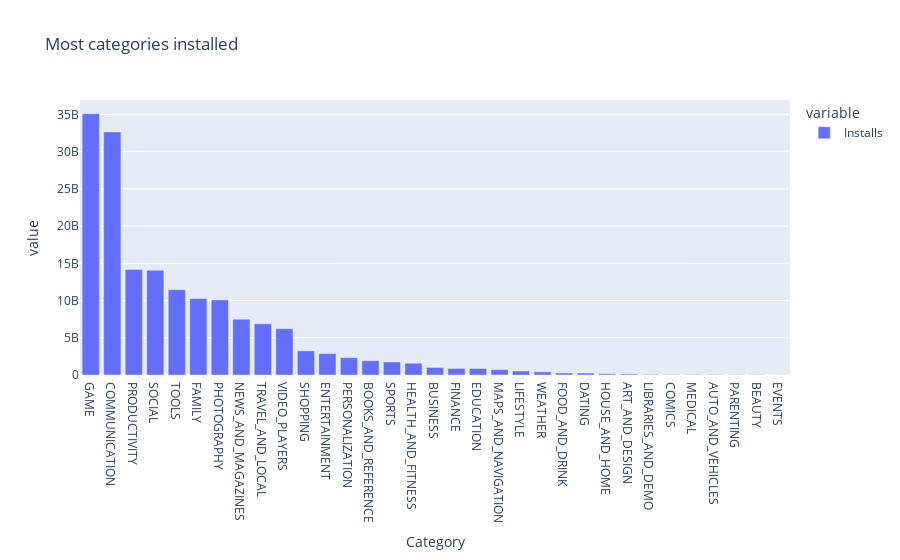

The notebook cell this image was saved under:
### Code cell
import plotly.express as px
df = df_store.groupby('Category')[['Installs']].sum().sort_values(by='Installs', ascending=False)
px.bar(df, title = 'Most categories installed')

### Figure 1 — Plotly figure (JSON) as saved in the notebook; plotly's stock layout.template omitted (floating-point values rounded to 4 significant figures)
{"data": [{"alignmentgroup": "True", "hovertemplate": "variable=Installs<br>Category=%{x}<br>value=%{y}<extra></extra>", "legendgroup": "Installs", "marker": {"color": "#636efa", "pattern": {"shape": ""}}, "name": "Installs", "offsetgroup": "Installs", "orientation": "v", "showlegend": true, "textposition": "auto", "type": "bar", "x": ["GAME", "COMMUNICATION", "PRODUCTIVITY", "SOCIAL", "TOOLS", "FAMILY", "PHOTOGRAPHY", "NEWS_AND_MAGAZINES", "TRAVEL_AND_LOCAL", "VIDEO_PLAYERS", "SHOPPING", "ENTERTAINMENT", "PERSONALIZATION", "BOOKS_AND_REFERENCE", "SPORTS", "HEALTH_AND_FITNESS", "BUSINESS", "FINANCE", "EDUCATION", "MAPS_AND_NAVIGATION", "LIFESTYLE", "WEATHER", "FOOD_AND_DRINK", "DATING", "HOUSE_AND_HOME", "ART_AND_DESIGN", "LIBRARIES_AND_DEMO", "COMICS", "MEDICAL", "AUTO_AND_VEHICLES", "PARENTING", "BEAUTY", "EVENTS"], "xaxis": "x", "y": [35086024415, 32647276251, 14176091369, 14069867902, 11452771915, 10258263505, 10088247655, 7496317760, 6868887146, 6222002720, 3247848785, 2869160000, 2325494782, 1921469576, 1751174498, 1583072512, 1001914865, 876648734, 871452000, 724281890, 537643539, 426100520, 273898751, 264310807, 168712461, 124338100, 62995910, 56086150, 53257437, 53130211, 31521110, 27197050, 15973161], "yaxis": "y"}], "layout": {"barmode": "relative", "legend": {"title": {"text": "variable"}, "tracegroupgap": 0}, "title": {"text": "Most categories installed"}, "xaxis": {"anchor": "y", "domain": [0, 1], "title": {"text": "Category"}}, "yaxis": {"anchor": "x", "domain": [0, 1], "title": {"text": "value"}}}}
